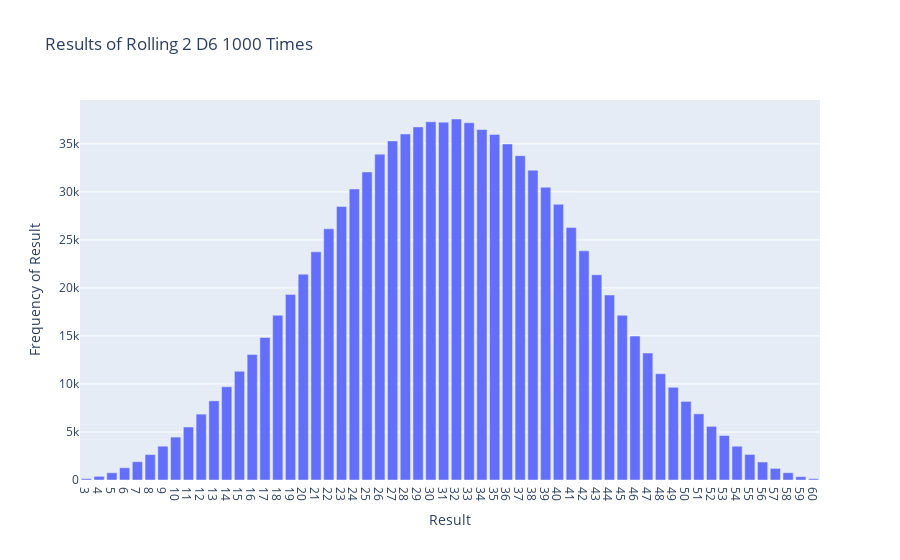

Notebook source saved alongside this figure:
### Code cell
from random import randint
import plotly.express as px

class Die:
    def __init__(self,num_sides=6):
        '''Assume a 6 sided die'''
        self.numsides = num_sides
        
        
    def roll_die(self):
        return randint(1, self.numsides)
    
    def set_sides(self,sides):
        self.numsides = sides
        
my_die1 = Die(20)
my_die2 = Die(20)
my_die3 = Die(20)

#my_die.set_sides(6)

results = []
for roll_num in range(1_000_000):
    result = my_die1.roll_die() + my_die2.roll_die() + my_die3.roll_die()
    results.append(result)

#print(results)

frequencies = []
max_result = my_die1.numsides + my_die2.numsides + my_die3.numsides
poss_results = range(3, max_result+1)
for value in poss_results:
    frequency = results.count(value)
    frequencies.append(frequency)

print(frequencies)

percent_chance = []
for frequency in frequencies:
    percent = (frequency / 1000) * 100
    percent_chance.append(percent)
    
print(percent_chance)

total_percent = sum(percent_chance)

#print(total_percent)

title = "Results of Rolling 2 D6 1000 Times"
labels = {"x": "Result", "y": "Frequency of Result"}
fig = px.bar(x=poss_results, y=frequencies, title=title, labels=labels)

fig.update_layout(xaxis_dtick=1)
fig.show()

### Figure 1 — Plotly figure (JSON) as saved in the notebook; plotly's stock layout.template omitted (floating-point values rounded to 4 significant figures)
{"data": [{"alignmentgroup": "True", "hovertemplate": "Result=%{x}<br>Frequency of Result=%{y}<extra></extra>", "legendgroup": "", "marker": {"color": "#636efa", "pattern": {"shape": ""}}, "name": "", "offsetgroup": "", "orientation": "v", "showlegend": false, "textposition": "auto", "type": "bar", "x": [3, 4, 5, 6, 7, 8, 9, 10, 11, 12, 13, 14, 15, 16, 17, 18, 19, 20, 21, 22, 23, 24, 25, 26, 27, 28, 29, 30, 31, 32, 33, 34, 35, 36, 37, 38, 39, 40, 41, 42, 43, 44, 45, 46, 47, 48, 49, 50, 51, 52, 53, 54, 55, 56, 57, 58, 59, 60], "xaxis": "x", "y": [144, 383, 756, 1273, 1903, 2646, 3519, 4469, 5519, 6859, 8241, 9706, 11325, 13062, 14849, 17147, 19327, 21429, 23755, 26156, 28481, 30301, 32074, 33925, 35305, 36031, 36764, 37300, 37256, 37587, 37196, 36497, 35973, 34985, 33767, 32258, 30477, 28705, 26300, 23858, 21372, 19256, 17146, 14983, 13221, 11068, 9650, 8187, 6888, 5587, 4633, 3516, 2662, 1873, 1210, 759, 348, 133], "yaxis": "y"}], "layout": {"barmode": "relative", "legend": {"tracegroupgap": 0}, "title": {"text": "Results of Rolling 2 D6 1000 Times"}, "xaxis": {"anchor": "y", "domain": [0, 1], "dtick": 1, "title": {"text": "Result"}}, "yaxis": {"anchor": "x", "domain": [0, 1], "title": {"text": "Frequency of Result"}}}}
